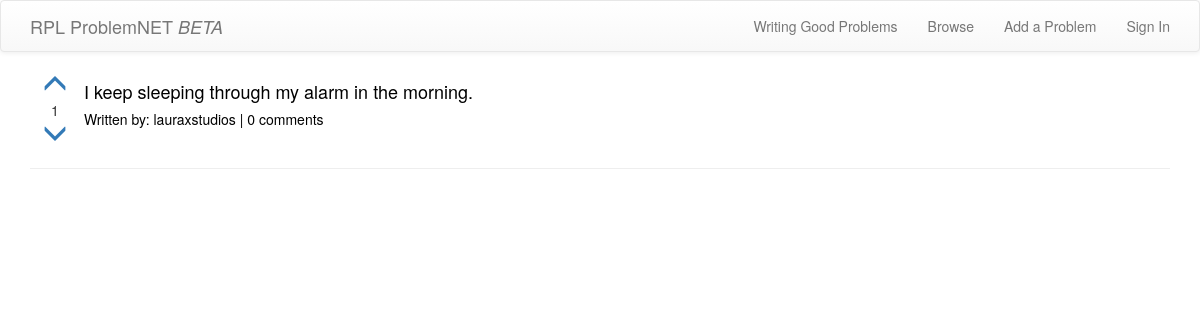
/browse/, run on an earlier commit of the app's database.
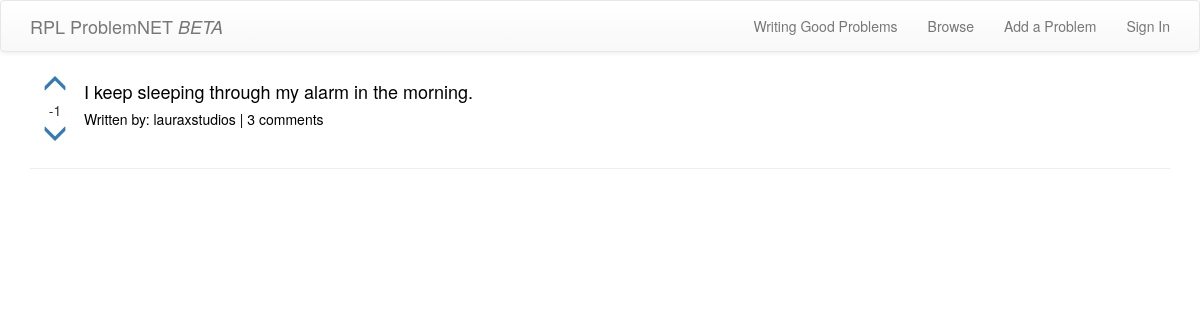
And on a later commit of the database.
### problems/models.py (models this page shows, shortened)
class Problem(models.Model):
    author = models.ForeignKey(User)
    anonymous_author = models.BooleanField(default=False)
    root_problem = models.ForeignKey('self', related_name='sub_problems', null=True)
    why_requests = models.ManyToManyField(User, related_name='problem_why_requests')
    text = models.TextField()
    create_date = models.DateTimeField(default=timezone.now)
    published_date = models.DateTimeField(blank=True, null=True)
    upvotes = models.ManyToManyField(User, related_name='upvotes')
    downvotes = models.ManyToManyField(User, related_name='downvotes')
    def total_votes(self):
        return self.upvotes.count() - self.downvotes.count()

### problems/views.py (the view)
# urls.py: url(r'^browse/$', views.ProblemListView.as_view(), name='list'),
class ProblemListView(ListView):
    model = models.Problem
    context_object_name = 'problems'
    template_name = 'problems/problem_list.html'

### problems/templates/problems/problem_list.html
{% extends "sitewide/base.html" %}
{% block content %}
  {% for problem in problems%}
  <div class="problem_item">
    <div class="list_upvotediv">
      <a class = "{% if user in problem.upvotes.all %}voted{%endif%}" {% if user.is_authenticated %} href="{% url 'problems:listupvote' pk=problem.pk %}" {% else %} href="{% url "users:login" %}" {% endif %}>
        <div class="sub_upvotediv">
          <span class="glyphicon glyphicon-menu-up ticker"></span>
        </div>
      </a>
      <div class="sub_upvotediv">
        <span>{{problem.total_votes}}</span>
      </div>
      <a class = "{% if user in problem.downvotes.all %}voted{%endif%}" {% if user.is_authenticated %} href="{% url 'problems:listdownvote' pk=problem.pk %}" {% else %} href="{% url "users:login" %}" {% endif %}>
        <div class="sub_upvotediv">
          <span class="glyphicon glyphicon-menu-down ticker"></span>
        </div>
      </a>
    </div>
    <a class="problem_link" href="{% url 'problems:problem_detail' pk=problem.pk %}">
        <div class="list_problemdiv">
          <h4>{{problem.text}}</h4>
          <h5>Written by: {% if problem.anonymous_author %}anonymous{% else %}{{problem.author}}{%endif%} | {{problem.comments.count}} comments</h5>
        </div>
    </a>
  </div>
        <hr>
  {% endfor%}
{% endblock %}

What changed in the data, as far as the page shows it:
removed Problem: total_votes "1", text "I keep sleeping through my alarm in the morning.", author "lauraxstudios", comments.count "0"
added Problem: total_votes "-1", text "I keep sleeping through my alarm in the morning.", author "lauraxstudios", comments.count "3"
